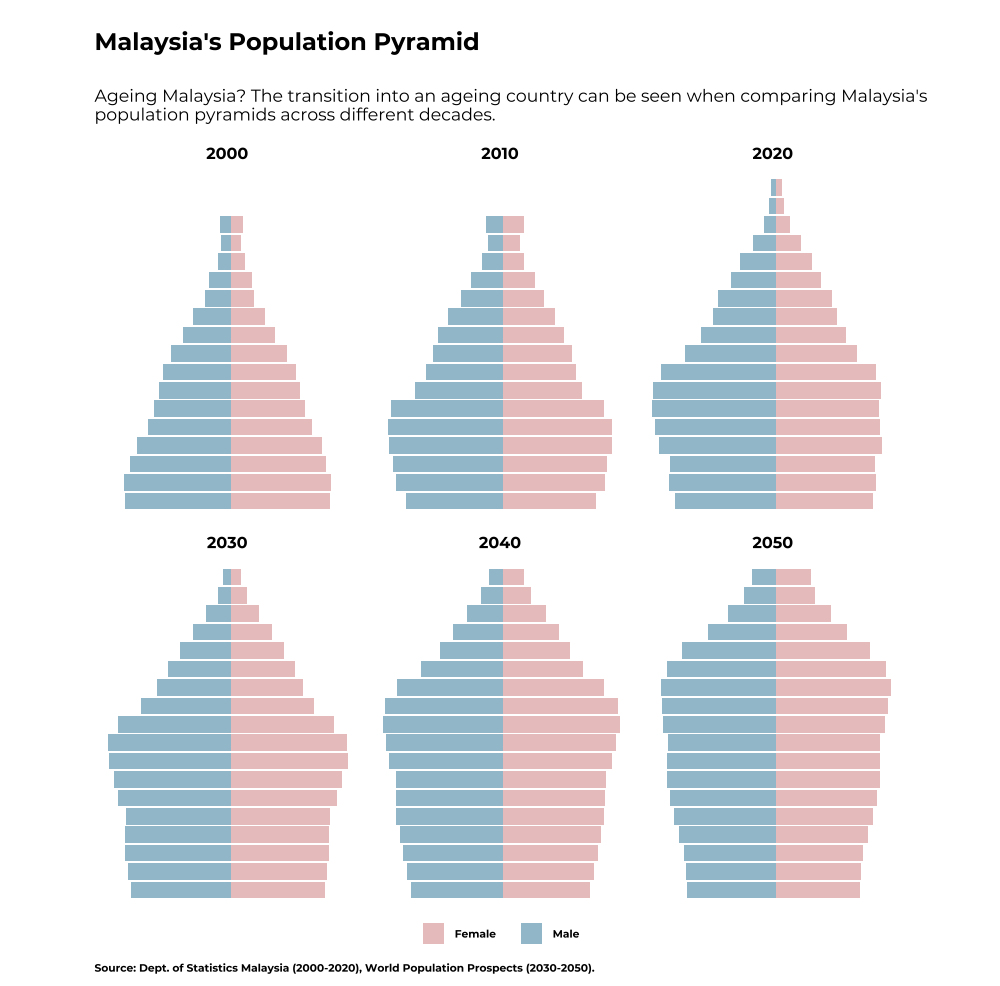

The script that drew this image:
library(tidyverse)
library(ggplot2)
library(ggtext)
library(showtext)

font_add_google('Montserrat','Montserrat')
showtext_auto()

day8 = read.csv('~/Desktop/30 Day Chart Challenge/Day 8 - Humans/population_data.csv')

day8 %>% mutate(population = ifelse(gender=='male', population*(-1),population*1))%>%
  ggplot(aes(x = lower_age,y = population)) +
  geom_bar(stat = "identity",aes(fill=gender)) +
  coord_flip()+
  scale_fill_manual(values = c('female'='#EAC7C7',
                               'male'='#A0C3D2'),labels=c('Female','Male'))+
  facet_wrap(~ year, ncol = 3, strip.position = 'top')+
  labs(title='\nMalaysia\'s Population Pyramid\n',
       subtitle='Ageing Malaysia? The transition into an ageing country can be seen when comparing Malaysia\'s \npopulation pyramids across different decades.\n',
       caption = '\nSource: Dept. of Statistics Malaysia (2000-2020), World Population Prospects (2030-2050).\n')+
  theme_void()+
  theme(text = element_text(family = "Montserrat",face='bold',size=15),
        plot.caption = element_text(hjust=0,size=8),
        plot.subtitle = element_text(size=13,face = 'plain'),
        panel.border = element_blank(),
        panel.grid.major = element_blank(),
        panel.grid.minor = element_blank(),
        axis.title=element_blank(),
        axis.text = element_blank(),
        axis.ticks = element_blank(),
        legend.position = "bottom",
        legend.title=element_blank(),
        legend.text = element_text(size=8),
        strip.text = element_text(size=12),
        plot.margin = margin(, 2.5, , 2.5,'cm'))
